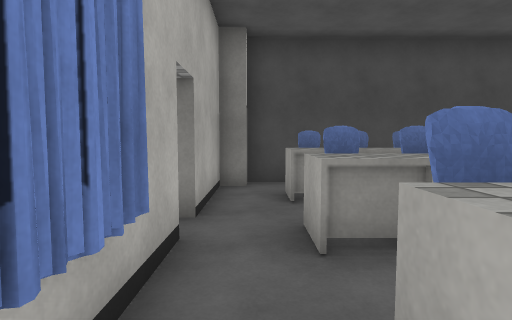
view 1 (above)

21 first-person views from a walk through a 3-D level made in the Unity game engine. The camera is 1.5 m above the floor, tilts 4° down and sees 80° across. Doors are open. The floor is counted in squares, 1.27 m on a side. Each view is taken from the middle of a square. On the plan, view 1 faces up. The plan holds only what a view shows up to about 13 squares ahead; the rest is blank. The place goes on beyond the plan. The player is left out. Some surface patterns are stand-ins.

view 2
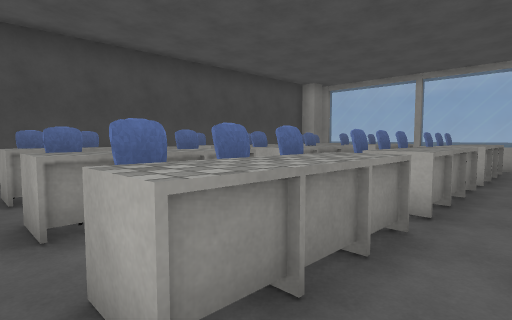

view 3
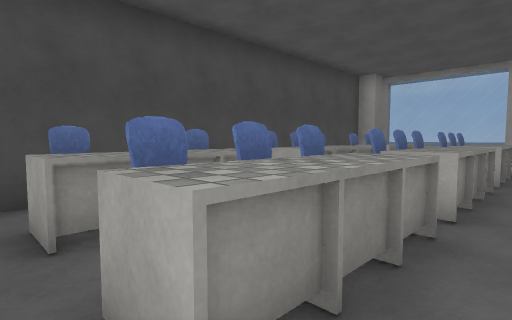

view 4
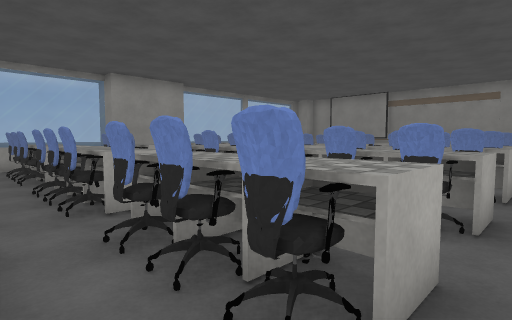

view 5
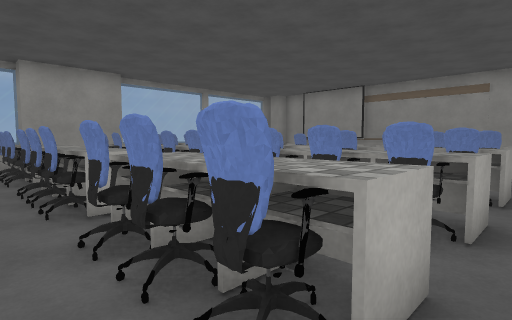

view 6
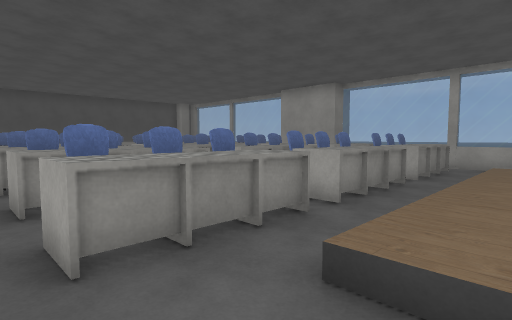

view 7
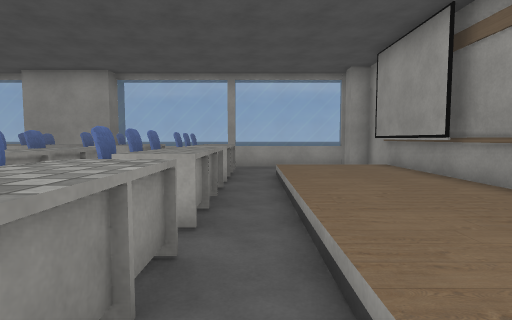

view 8
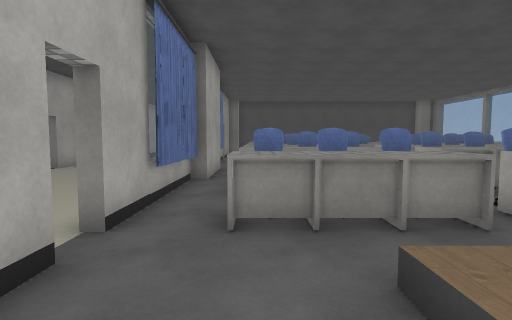

view 9
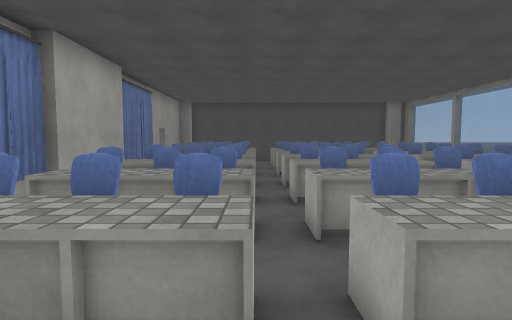

view 10
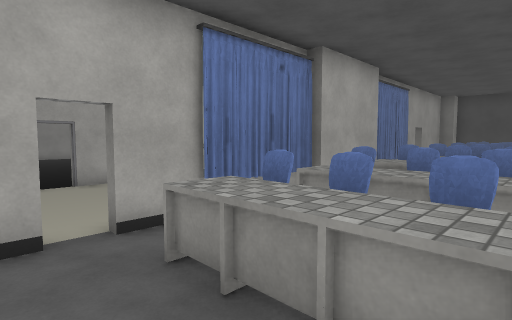

view 11
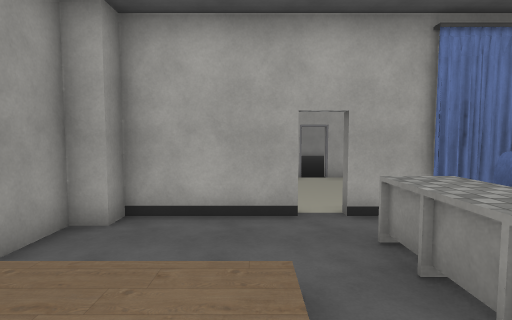

view 12
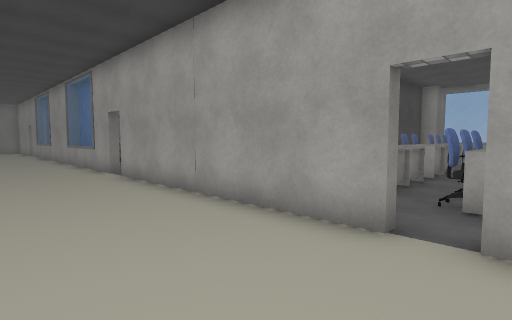

view 13
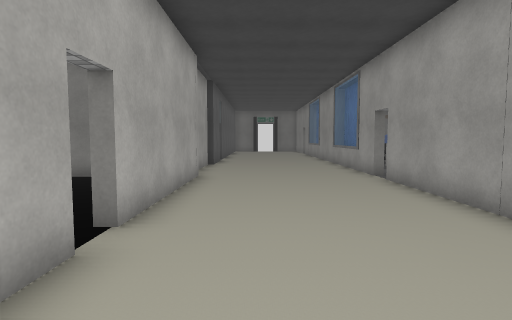

view 14
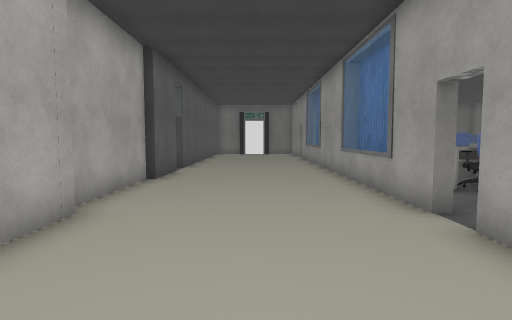

view 15
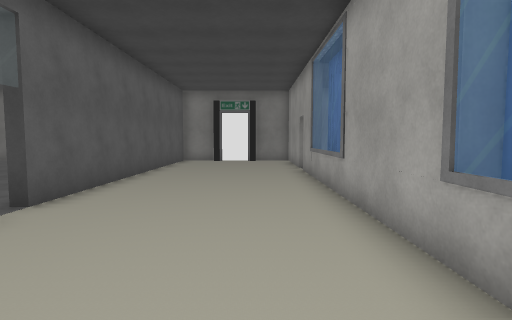

view 16
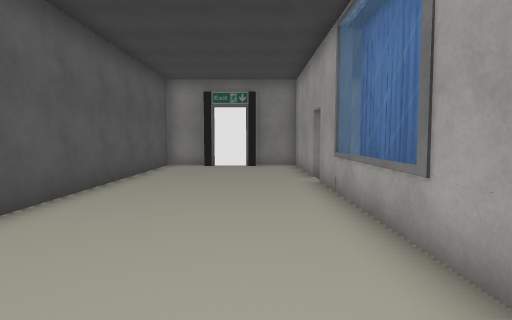

view 17
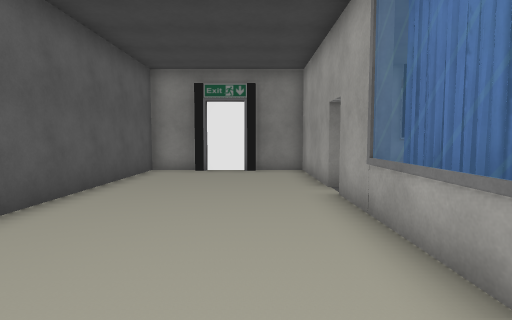

view 18
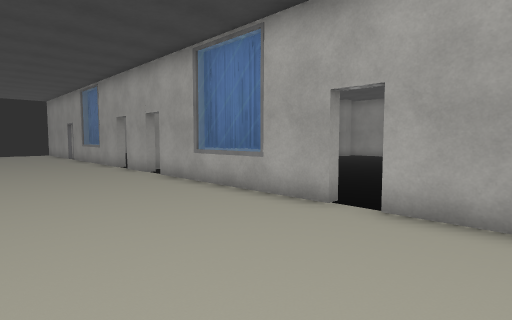

view 19
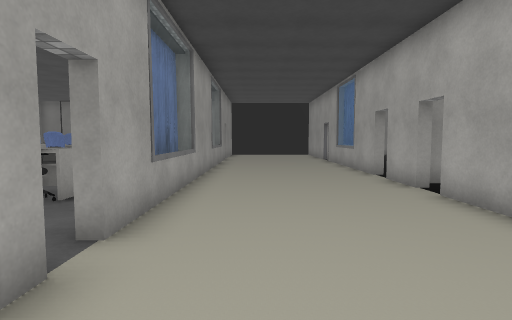

view 20
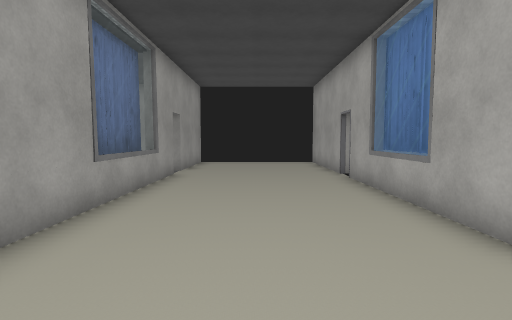

view 21
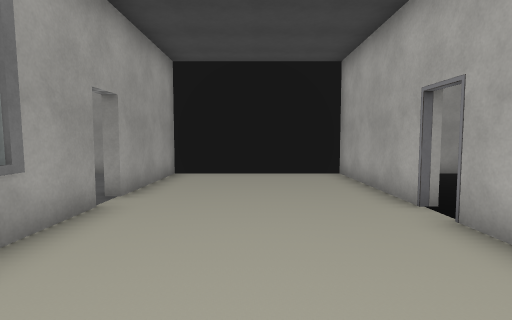

### Floor plan
Key: @ floor where view 1 was taken; # wall or solid block; . main floor; : floor 0.5 m higher than the main floor; / step, stairs or slope; D open door; = window, fence, low wall or low ledge; O other object.
Columns run from 8 left of view 1 to 15 right of it. Each row starts with its distance up from view 1.
 33  #######
 32  #.....#  ##
 31  #.....#
 30  #.....#
 29  #.....#
 28  #.....D
 27  #.....#
 26  #.....#
 25  #.....=
 24  #.....=
 23  #.....=
 22  #.....#
 21  D.....#
 20  D.....#
 19  #.....#
 18  #.....=
 17  #.....= O
 16  #.....= O
 15  #.....#
 14  #.....D
 13  #.....D
 12  #.....#
 11  #.....#
 10 .#.....#
  9 .#.....#
  8 .D.....##############
  7 .D.....#.OOOOOOOOOOO
  6 .#.....#.OOOOOOOOOOOO
  5  =.....#.......
  4  =.....D.OOOOOOOOOOOO
  3  O.....#.OOOOOOOOOOOO =
  2  #.....#.OOOOOOOO.OOO.=
  1  D.....=.OOOOOOOOOOOO.=
  0  D.....=@OOOOOOOOOOOO.=
 -1 ##.....=.OOOOOOOOOOOO.=
 -2  D.....=.OOOOOOOOOOOO###
 -3  D.....=......       #
 -4  #.....=.OOOOOOOOOOOO#
 -5  =.....=.OOOOOOOOOOOO##
 -6  =.....O.OOOOOOOOOOOO
 -7  O.....=.OOOOOOOOOOOO
 -8  #.....=..  ...
 -9 .D.....#.OOOOOOOOOOOO
-10 .D.....D.OOOOOOOOOOOO.#
-11 .#.....D..............=
-12 .#.....#../::::::::/..=
-13  #.....#../::::::::/  =
-14  #.....#../::::::::/  =
-15  ###########  #########

Where each view was taken, in squares from view 1:
view 1: 0 up, 0 right, facing up
view 2: 1 down, 0 right, facing up-right
view 3: 2 up, 0 right, facing up-right
view 4: 3 up, 0 right, facing down-right
view 5: 0 up, 0 right, facing down-right
view 6: 13 down, 0 right, facing up-right
view 7: 11 down, 1 right, facing right
view 8: 14 down, 1 right, facing up
view 9: 12 down, 4 right, facing up
view 10: 12 down, 4 right, facing up-left
view 11: 12 down, 5 right, facing left
view 12: 3 up, 5 left, facing up-right
view 13: 4 up, 5 left, facing up
view 14: 9 up, 4 left, facing up
view 15: 16 up, 3 left, facing up
view 16: 19 up, 3 left, facing up
view 17: 21 up, 3 left, facing up
view 18: 10 up, 2 left, facing down-left
view 19: 7 up, 3 left, facing down
view 20: 0 up, 4 left, facing down
view 21: 5 down, 4 left, facing down
